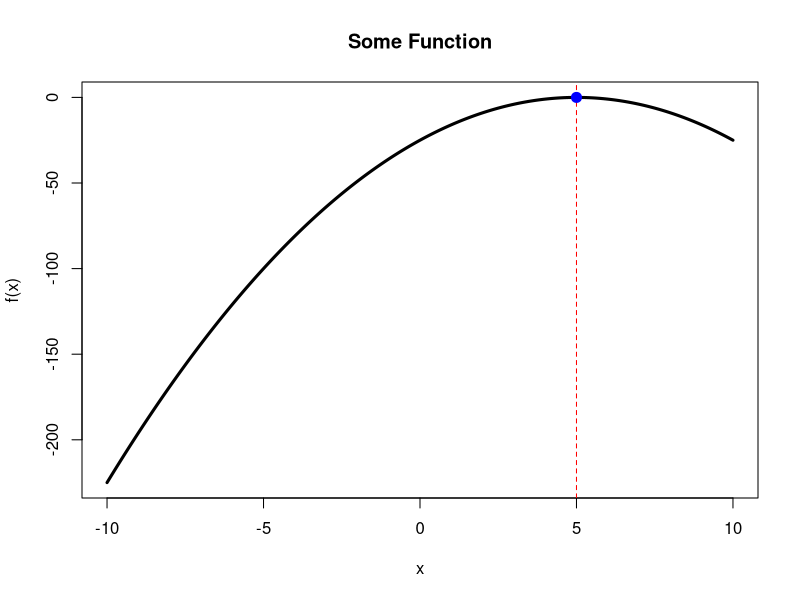
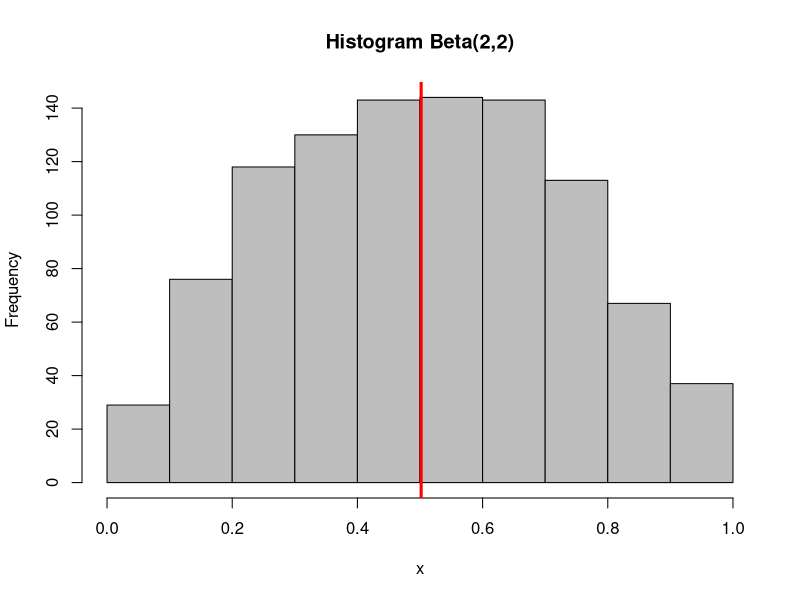

These charts were generated, in order, by the following R code:
setwd("/Users/imad/Desktop/Git/stan-workshop")
list.files()

#######################################################
### variables, lists, matrices, indexing, functions ###
#######################################################

# creating vectors and matrices
x <- c(4,6,7)
M <- matrix(c(6,7,8, 1,2,7), nrow = 2)
# scalar and matrix multiplication
3*x # this is scalar multiplication
x%*%t(M) # matrix multiplication
D <- diag(1, nrow=10)
D2 <- diag(70, nrow=10)
D
D2

# creating lists
my_list <- list()
my_list$x <- c(3,4,6)
my_list$item2 <- seq(1,10,0.5)
my_list$item2

# indexing
x[2] # indexing from vector
M[2,2] #indexing from a matrix
M[,2] # extract a column
M[1:2,2]
M[1,] # extract a row
M[1:2,1:2] # submatrix

# functions
f <- function(x) {
  output <- x^2
  return(output)
}

f_xy <- function(x_input, y_input) {
  return(x_input^2 + y_input^2)
}
f_xy(2,2)

# removing from the evironment and clearing the environment
remove(v, x) # remove some objects
remove(list=ls()) # clear the environment

####################################
### reading data and data frames ###
####################################

# read.csv
booleantext <- read.csv("booleantext.csv")

# cbind
cbind_stuff <- list()
cbind_stuff$M <- diag(1,3)
cbind_stuff$v <- c(rep(3,3))
cbind_stuff$M_and_v <- cbind(cbind_stuff$M, cbind_stuff$v)
cbind_stuff$r <- c(rep(2,4))
cbind_stuff$Mvr <- rbind(cbind_stuff$M_and_v, cbind_stuff$r)
cbind_stuff$Mvr

# data.frame
matrixdata <- data.frame(cbind_stuff$Mvr)
names(matrixdata) <- c("var1","var2","var3","var4")
names(matrixdata)

###############################################################
### loops: for,while,if-else (including cat, paste, paste0) ###
###############################################################

# for
for(t in 1:10) {
  print(paste("iteration:",t))
}

# while
i <- 4
while(i <= 5) {
  print(paste(i,"is less than 5"))
  i <- i + 1
}

# if-else
condition <- 0.2

if (condition >= 0.5) {
  print(1)
} else {
  print(0)
}

binarydata <- ifelse(booleantext[,2]=="TRUE",1, 0)
booleantext$binary <- binarydata
booleantext <- booleantext[,-1]
booleantext$binary

# write.csv
write.csv(booleantext,"binarydata.csv")
list.files()

########################################################################
### distributions (uni, binom, normal, beta, cauchy, poission, etc.) ###
########################################################################

# uniform distribution
runif(1)
runif(100)
dunif(0.112157078)
dunif(12)
dunif(12,0,13)

# normal distribution
rnorm(100)

# binomial
rbinom(1, 6, 0.5)

# cauchy
rcauchy(10)

# beta
rbeta(10, 2, 2)
rbeta(10, 2, 4)

################
### plotting ###
################

f <- function(x) {
  return(-(x-5)^2)
}

plot(seq(-10,10,0.05), f(seq(-10,10,0.05)), type = "l", lwd = 3, main = "Some Function", xlab = "x", ylab = "f(x)")
abline(v = 5, col = "red", lty = 2)
points(5, f(5), col = "blue", pch = 20, cex = 2)

beta_rand <- rbeta(1000,2,2)
hist(beta_rand, col = "grey", main = "Histogram Beta(2,2)", xlab = "x")
abline(v = mean(beta_rand), col = "red", lwd = 3)

#######################
### newton's method ###
#######################

